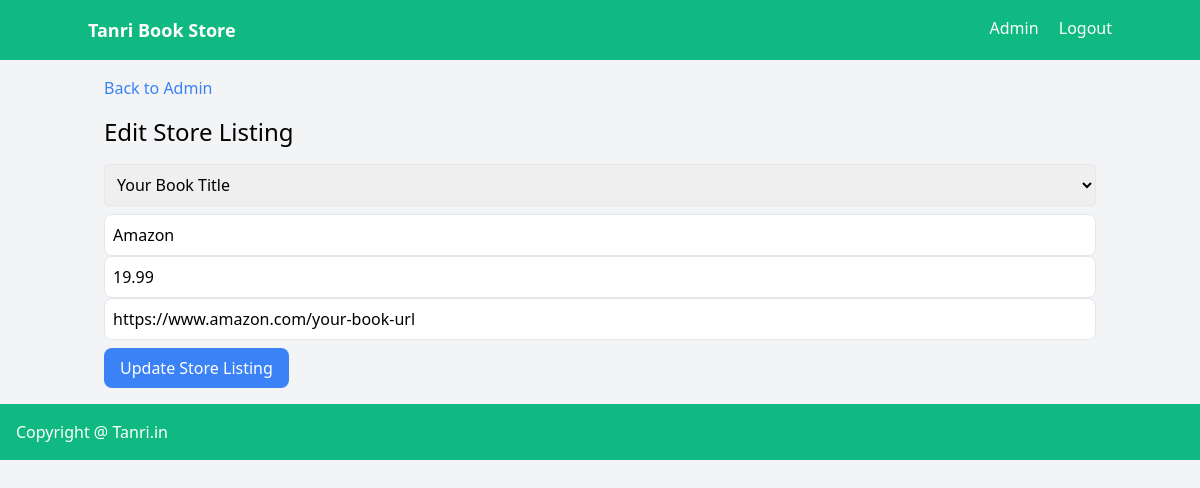
/admin/edit_store/1 (signed in), run on the app's committed database.
### tables this page shows
CREATE TABLE book_stores (
            id INTEGER PRIMARY KEY AUTOINCREMENT,
            book_id INTEGER,
            store_name TEXT NOT NULL,
            price REAL,
            url TEXT,
            FOREIGN KEY (book_id) REFERENCES books(id)
        );

CREATE TABLE books (
            id INTEGER PRIMARY KEY AUTOINCREMENT,
            title TEXT NOT NULL,
            author TEXT NOT NULL,
            image_url TEXT,
            description TEXT
        );

### book_aggregator.py (the view, shortened to what this page needs)
@app.route('/admin/edit_store/<int:store_id>', methods=['GET', 'POST'])
@admin_required
def edit_store(store_id):
    with sqlite3.connect('books.db') as conn:
        c = conn.cursor()
        c.execute('SELECT * FROM book_stores WHERE id = ?', (store_id,))
        store = c.fetchone()
        c.execute('SELECT * FROM books')
        books = c.fetchall()
        if not store:
            flash('Store listing not found.', 'error')
            return redirect(url_for('admin'))
    return render_template('edit_store.html', store=store, books=books)

### book_aggregator.py (called while the page is built)
def admin_required(f):
    @wraps(f)
    def decorated_function(*args, **kwargs):
        if 'user_id' not in session:
            flash('Please log in as admin.', 'error')
            return redirect(url_for('login'))
        with sqlite3.connect('books.db') as conn:
            c = conn.cursor()
            c.execute('SELECT is_admin FROM users WHERE id = ?', (session['user_id'],))
            if not c.fetchone()[0]:
                flash('Admin access required.', 'error')
                return redirect(url_for('index'))
        return f(*args, **kwargs)
    return decorated_function

### templates/edit_store.html (shortened to what this page needs)
<!DOCTYPE html>
<html>
<head>
    <link href="https://cdn.jsdelivr.net/npm/tailwindcss@2.2.19/dist/tailwind.min.css" rel="stylesheet">
</head>
<body class="bg-gray-100">
    <nav class="bg-green-500 p-4">
        <div class="container mx-auto flex justify-between">
            <a href="{{ url_for('index') }}" class="text-white text-lg font-bold">Tanri Book Store</a>
            <div>
                {% if session.user_id %}
                    {% if session.is_admin %}
                        <a href="{{ url_for('admin') }}" class="text-white mr-4">Admin</a>
                    {% endif %}
                    <a href="{{ url_for('logout') }}" class="text-white">Logout</a>
                {% else %}
                    <a href="{{ url_for('login') }}" class="text-white mr-4">Login</a>
                    <a href="{{ url_for('register') }}" class="text-white">Register</a>
                {% endif %}
            </div>
        </div>
    </nav>
    <div class="container mx-auto p-4">
        <a href="{{ url_for('admin') }}" class="text-blue-500 mb-4 inline-block">Back to Admin</a>
        <h2 class="text-2xl mb-4">Edit Store Listing</h2>
        <form method="POST">
            <select name="book_id" class="border p-2 rounded w-full mb-2" required>
                {% for book in books %}
                    <option value="{{ book[0] }}" {% if book[0] == store[1] %}selected{% endif %}>{{ book[1] }}</option>
                {% endfor %}
            </select>
            <input type="text" name="store_name" placeholder="Store Name (e.g., Amazon)" value="{{ store[2] }}" class="border p-2 rounded-lg w-full" required>
            <input type="number" step="0.01" name="price" placeholder="Price (e.g., 19.99)" value="{{ store[3] }}" class="border p-2 rounded-lg w-full" required>
            <input type="text" name="url" placeholder="Store URL (e.g., https://amazon.com/book)" value="{{ store[4] }}" class="border p-2 rounded-lg w-full" required>
            <button type="submit" class="bg-blue-500 text-white rounded-lg p-2 px-4 mt-2">Update Store Listing</button>
        </form>
    </div>
    <footer  class="bg-green-500 p-4 text-white">
        <span class="justify-center">Copyright @ Tanri.in</span>
    </footer>
</body>
</html>

### data on the page
book_stores: book_id "Your Book Title", store_name "Amazon", price "19.99", url "https://www.amazon.com/your-book-url"
